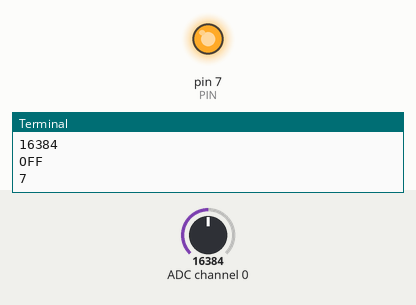
A program run on a simulated Raspberry Pi (header pin numbers). Parts: output pins drawn as LEDs (lit = HIGH), the last lines printed to the terminal. The test bench sets the inputs (shaded band); at power-on: ADC channel 0 = 16384 (analog values on the 0–32767 scale).

Above: at 1.3 s.
1.4 s: ADC channel 0 set to 19488
2.9 s: ADC channel 0 set to 20328
At 3.9 s:
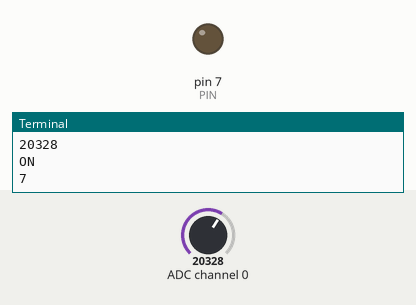
4.5 s: ADC channel 0 set to 19673
At 5.0 s:
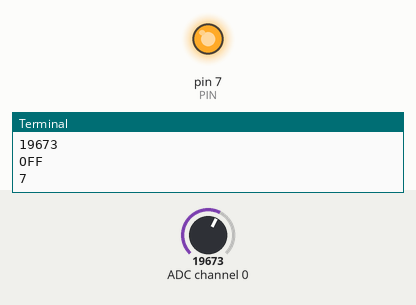
6.1 s: ADC channel 0 set to 20327
At 7.2 s:
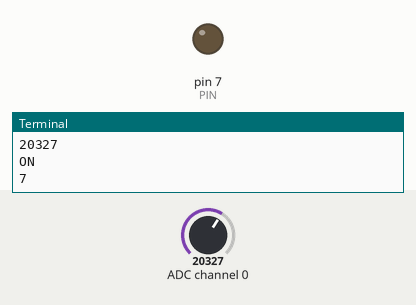
Timing chart, 0 to 8.8 s (numbered marks = the images above; inputs shaded):
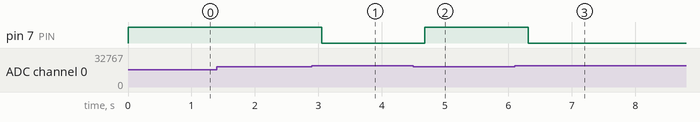

Measured:
- the behaviour switches between 20000 and 20008 on ADC channel 0 (found by bisection; images 0 and 1)
- after the input at 2.9 s, pin 7 (PIN): HIGH → LOW after 0.15 s
- after the input at 4.5 s, pin 7 (PIN): LOW → HIGH after 0.18 s
- after the input at 6.1 s, pin 7 (PIN): HIGH → LOW after 0.21 s

The program:

water.py
```python
import RPi.GPIO as GPIO
import time
import Adafruit_ADS1x15
import math
adc =Adafruit_ADS1x15 .ADS1115()
GAIN = 1
PIN=7
def setup():
    GPIO.setmode(GPIO.BOARD)
    GPIO.setup(PIN, GPIO.OUT)
    GPIO.output(PIN, GPIO.HIGH)
    time.sleep(0.1)

values = [0]*100
def loop():
    while True:
        for i in range(100):
            values[i] = adc.read_adc(0, gain=GAIN)
        print(max(values))
        if (max(values))>20000:
            GPIO.output(PIN, GPIO.LOW)
            print("ON")
            print(PIN)
            time.sleep(0.1)
        else:
           GPIO.output(PIN, GPIO.HIGH)
           print("OFF")
           print(PIN)
           time.sleep(0.1)

def destroy():
    GPIO.output(PIN, GPIO.HIGH)
    GPIO.cleanup()

if __name__ == '__main__':
    setup()
    try:
        loop()
    except KeyboardInterrupt:
        destroy()
```
